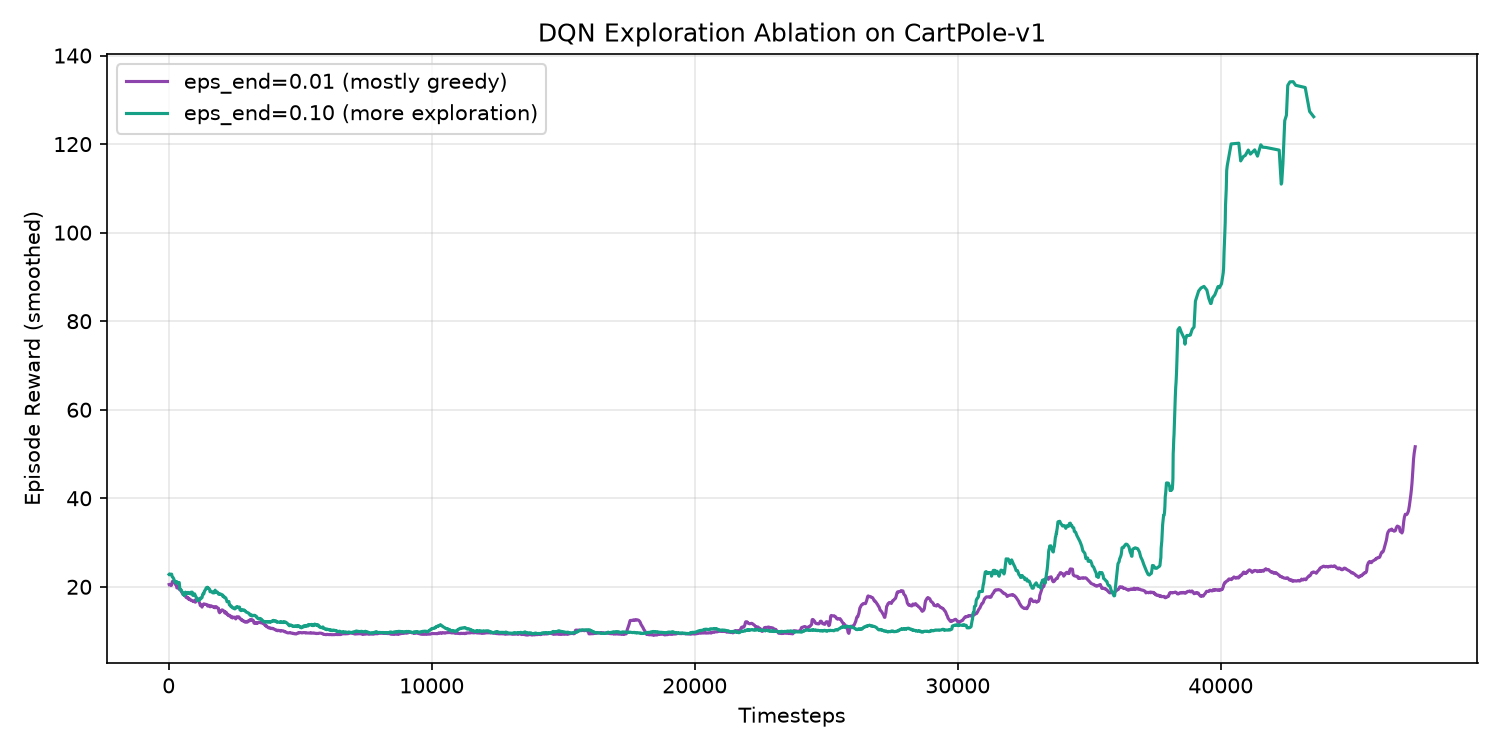

This chart was generated by the following Python code:
"""Lab 5.1 - Exploration ablation: DQN with epsilon_end=0.01 vs 0.1.

Answers the module's Analysis Assignment Part A, point 5: does more
permanent exploration help or hurt final DQN performance on CartPole-v1?
"""
import numpy as np
import matplotlib.pyplot as plt
from stable_baselines3 import DQN
from stable_baselines3.common.monitor import Monitor
from stable_baselines3.common.evaluation import evaluate_policy
import gymnasium as gym

TIMESTEPS = 50_000
LOG_DIR = "logs"


def make_env(log_name):
    env = gym.make("CartPole-v1")
    return Monitor(env, filename=f"{LOG_DIR}/{log_name}")


def smoothed_rewards(monitor_csv, window=50):
    data = np.genfromtxt(monitor_csv, delimiter=",", skip_header=2)
    if data.ndim == 1:
        data = data.reshape(1, -1)
    rewards = data[:, 0]
    timesteps = np.cumsum(data[:, 1])
    if len(rewards) < window:
        return timesteps, rewards
    smoothed = np.convolve(rewards, np.ones(window) / window, mode="valid")
    return timesteps[: len(smoothed)], smoothed


def train_and_eval(eps_end, log_name):
    env = make_env(log_name)
    model = DQN("MlpPolicy", env, exploration_final_eps=eps_end, verbose=0)
    model.learn(total_timesteps=TIMESTEPS)
    eval_env = gym.make("CartPole-v1")
    mean_r, std_r = evaluate_policy(model, eval_env, n_eval_episodes=10)
    eval_env.close()
    return mean_r, std_r


def main():
    import os
    os.makedirs(LOG_DIR, exist_ok=True)

    print("Training DQN with exploration_final_eps=0.01 ...")
    mean_low, std_low = train_and_eval(0.01, "dqn_eps001")

    print("Training DQN with exploration_final_eps=0.1 ...")
    mean_high, std_high = train_and_eval(0.1, "dqn_eps01")

    print("\n=== Evaluation (10 episodes) ===")
    print(f"eps_end=0.01: {mean_low:.1f} +/- {std_low:.1f}")
    print(f"eps_end=0.10: {mean_high:.1f} +/- {std_high:.1f}")

    x_low, y_low = smoothed_rewards(f"{LOG_DIR}/dqn_eps001.monitor.csv")
    x_high, y_high = smoothed_rewards(f"{LOG_DIR}/dqn_eps01.monitor.csv")

    plt.figure(figsize=(10, 5))
    plt.plot(x_low, y_low, label="eps_end=0.01 (mostly greedy)", color="#8e44ad")
    plt.plot(x_high, y_high, label="eps_end=0.10 (more exploration)", color="#16a085")
    plt.xlabel("Timesteps")
    plt.ylabel("Episode Reward (smoothed)")
    plt.title("DQN Exploration Ablation on CartPole-v1")
    plt.legend()
    plt.grid(alpha=0.3)
    plt.tight_layout()
    plt.savefig("epsilon_ablation.png", dpi=150)
    print("Saved: epsilon_ablation.png")


if __name__ == "__main__":
    main()
